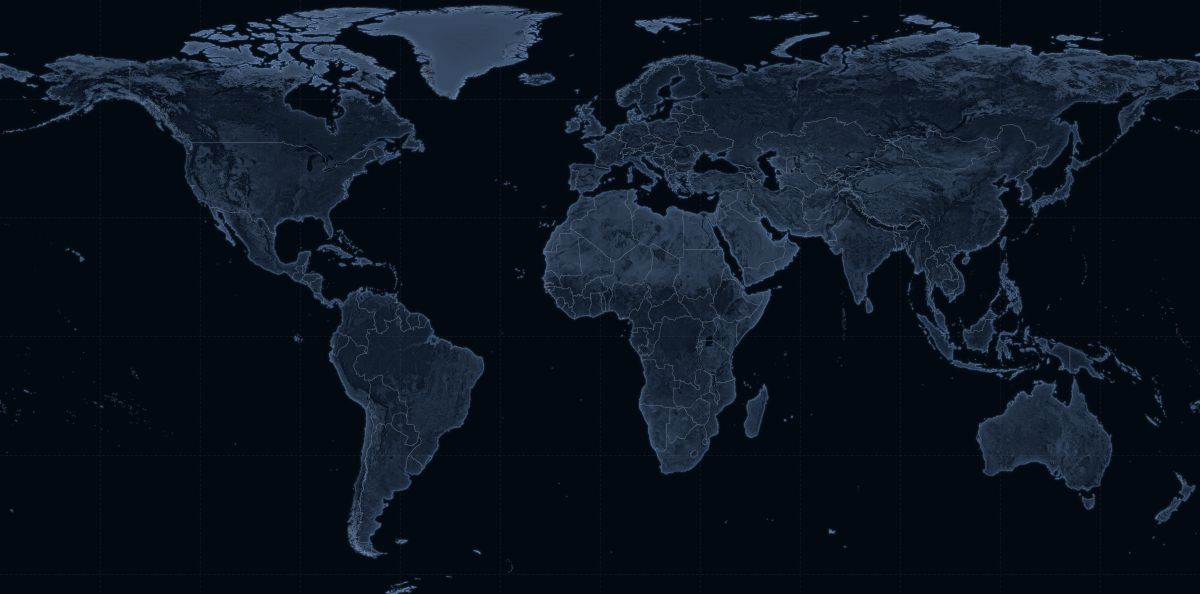
#> input picture assets/earth/day-v120.png, 2400 x 1188 px, given in place of blue-marble-september.jpg, which was not available (shown at 1/2 size)
$ python -i prepare-earth-assets-v120.py   (imports and definitions only)
#> lines starting #> are read from the running program, lines starting #| are printed output that depends on the picture; pictures that were not available may be replaced by others from this repository, and a replacement may not be noted
"""Geographic textures with layered coastal relief and detailed urban networks.

Uses NASA Blue Marble, the 13,500px Black Marble and Natural Earth 1:10m. No geographic
warping, painted cities or static day/night shadow is added to either texture.
"""
from pathlib import Path
import json
import numpy as np
from PIL import Image, ImageDraw, ImageFilter

W, H, SCALE = 2400, 1188, 3
PIXEL_SCALE = W / 1484
NORTH, SOUTH = 85, -65
OUT = Path('assets/earth')

def project(lon, lat):
    return ((lon + 180) / 360 * W, (NORTH - lat) / (NORTH - SOUTH) * H)

def sample(path):
    im = Image.open(path).convert('RGB')
    return np.asarray(im.crop((0, (90-NORTH)/180*im.height, im.width,
                              (90-SOUTH)/180*im.height)).resize((W,H), Image.Resampling.LANCZOS), dtype=float)

mask = Image.new('L', (W*SCALE,H*SCALE))
#> mask: PIL image 7200x3564 L; every value is 0
borders = Image.new('L', (W*SCALE,H*SCALE))
md, bd = ImageDraw.Draw(mask), ImageDraw.Draw(borders)
# [1 line that did not run here, left out]
# [8 lines not run here, left out]
land_image=mask.resize((W,H),Image.Resampling.LANCZOS)
#> land_image: PIL image 2400x1188 L; every value is 0
land=np.asarray(land_image,dtype=float)[...,None]/255
#> land: shape (1188, 2400, 1) float64; every value is 0
edges=np.asarray(borders.resize((W,H),Image.Resampling.LANCZOS),dtype=float)[...,None]/255
day=sample('work/map/blue-marble-september.jpg')
#> in sample, im is the input picture: PIL image 2400x1188 RGB; mean R, G, B 12.8, 21.5, 32.4
night=sample('work/map/black-marble-2016-3km.jpg')
#> call 2 of sample, with path = 'work/map/black-marble-2016-3km.jpg'
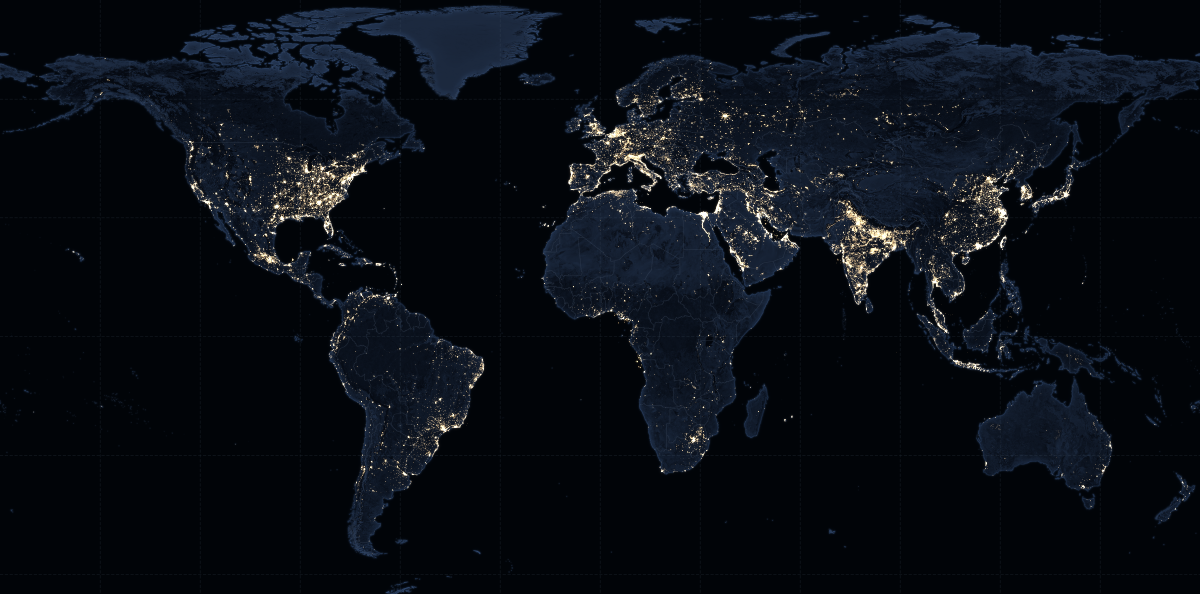
#> input picture assets/earth/night-v120.png, 2400 x 1188 px, given in place of black-marble-2016-3km.jpg, which was not available (shown at 1/2 size)
#> in sample, im is the input picture: PIL image 2400x1188 RGB; mean R, G, B 9.5, 14.1, 20.9
lum=(day[...,0]*.25+day[...,1]*.55+day[...,2]*.20)/255
relief=np.power(lum,.82)[...,None]
blur=np.asarray(Image.fromarray((lum*255).astype('uint8')).filter(ImageFilter.GaussianBlur(3*PIXEL_SCALE)),dtype=float)/255
detail=np.clip((lum-blur)*2.6,-.24,.24)[...,None]
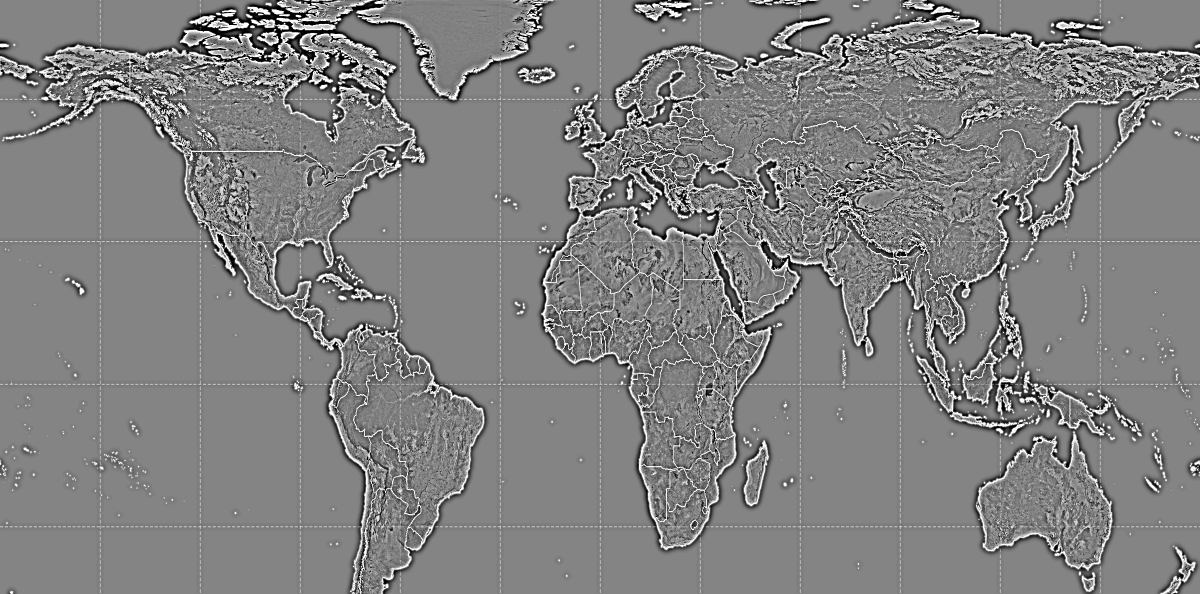
#> detail: shape (1188, 2400, 1) float64 (shown at 1/2 size); min -0.24, max 0.24, mean 0.00264; drawn with min black and max white
macro_blur=np.asarray(Image.fromarray((lum*255).astype('uint8')).filter(ImageFilter.GaussianBlur(16*PIXEL_SCALE)),dtype=float)/255
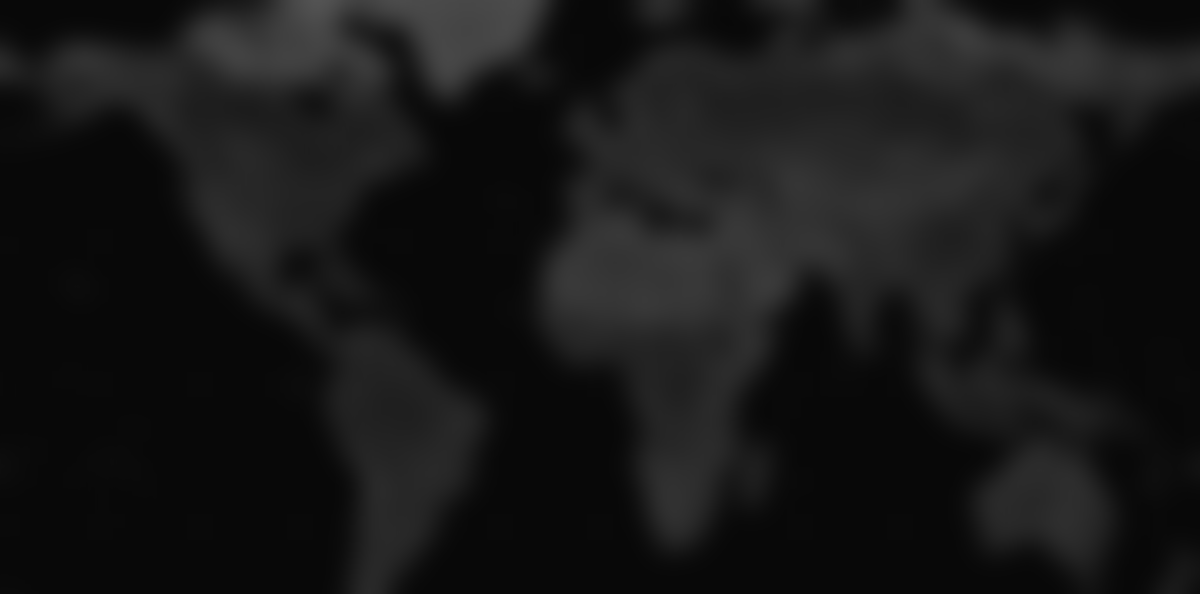
#> macro_blur: shape (1188, 2400) float64 (shown at 1/2 size); min 0.0314, max 0.325, mean 0.0896
macro_detail=np.clip((lum-macro_blur)*1.8,-.22,.22)[...,None]
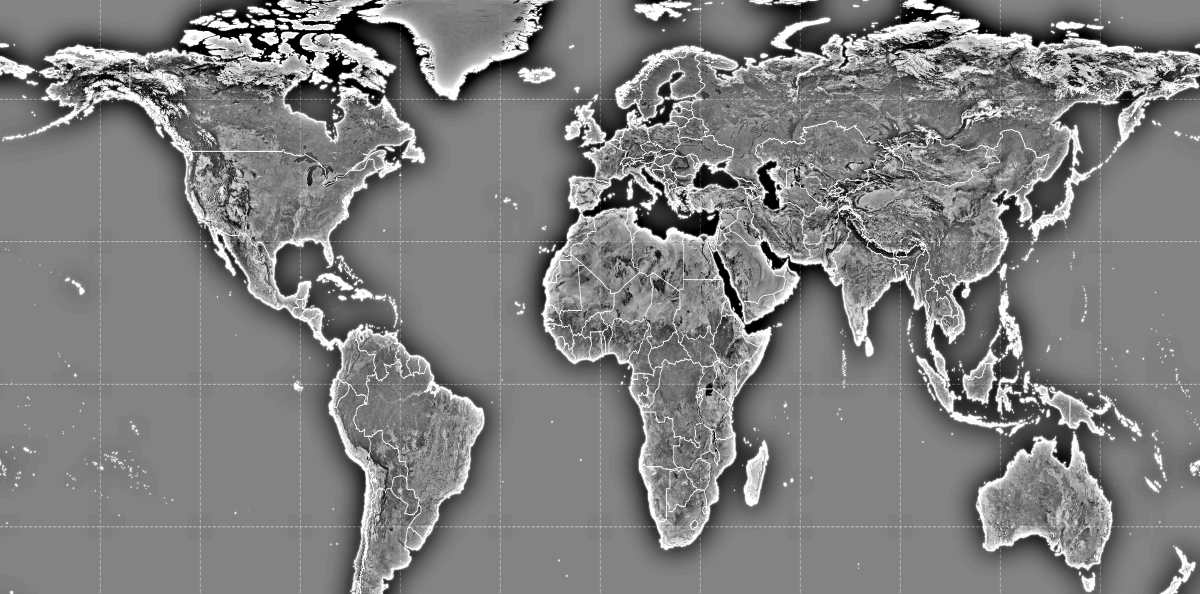
#> macro_detail: shape (1188, 2400, 1) float64 (shown at 1/2 size); min -0.22, max 0.22, mean 4.64e-05; drawn with min black and max white

# Cool slate at two spatial scales gives the land depth without painting terrain.
# Brighter coastal relief remains distinct from the fine administrative lines.
day_rgb=np.array([3,9,16])*(1-land)+(np.array([13,23,36])+relief*np.array([37,44,54])+detail*np.array([28,35,44])+macro_detail*np.array([23,29,36]))*land
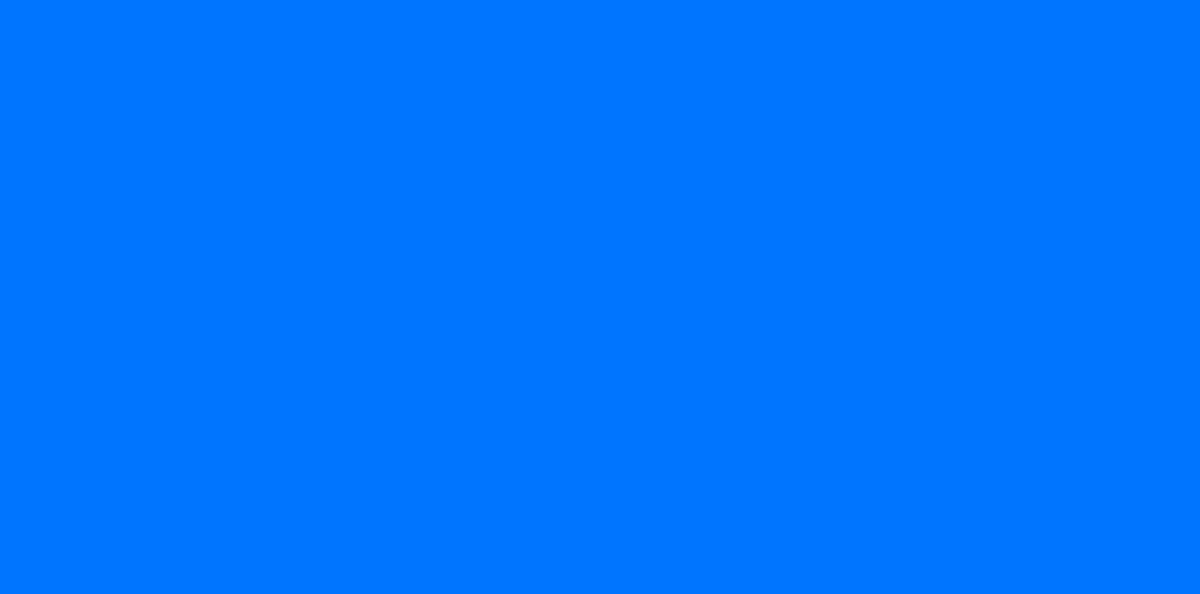
#> day_rgb: shape (1188, 2400, 3) float64 (shown at 1/2 size); mean R, G, B 3, 9, 16; drawn with min black and max white
night_rgb=np.array([1,4,8])*(1-land)+(np.array([7,13,23])+relief*np.array([19,25,35])+detail*np.array([12,19,28])+macro_detail*np.array([10,15,22]))*land

# Restrained, geographic coastline detail; no luminous contour around continents.
coast=np.clip(np.asarray(land_image.filter(ImageFilter.MaxFilter(3)),dtype=float)-np.asarray(land_image.filter(ImageFilter.MinFilter(3)),dtype=float),0,255)/255
# Country polygon outlines also include the coast. Remove that overlap before
# applying the independent shoreline treatment, avoiding a bright double edge.
admin_edges=edges*(1-coast[...,None])
day_rgb=day_rgb*(1-admin_edges*.53)+np.array([138,151,170])*admin_edges*.53
night_rgb=night_rgb*(1-admin_edges*.36)+np.array([74,89,111])*admin_edges*.36
coast_im=Image.fromarray((coast*255).astype('uint8'))
coast_fine=np.asarray(coast_im.filter(ImageFilter.GaussianBlur(.45*PIXEL_SCALE)),dtype=float)[...,None]/255
coast_glow=np.asarray(coast_im.filter(ImageFilter.GaussianBlur(2.5*PIXEL_SCALE)),dtype=float)[...,None]/255
# A shallow inward bevel follows the actual shoreline; it is not a continent halo.
shore_soft=np.asarray(land_image.filter(ImageFilter.GaussianBlur(4*PIXEL_SCALE)),dtype=float)[...,None]/255
inward=(1-shore_soft)*land
# [2 lines not run here, left out]

# More visible urban networks, while retaining the geographic Black Marble signal.
# Separate small and broad bloom keeps bright cores and gives cities a warm halo.
lights=np.clip((night[...,0]-.60*night[...,2]-.10*night[...,1]-1.8)/115,0,1)
lights=np.power(lights,.47)
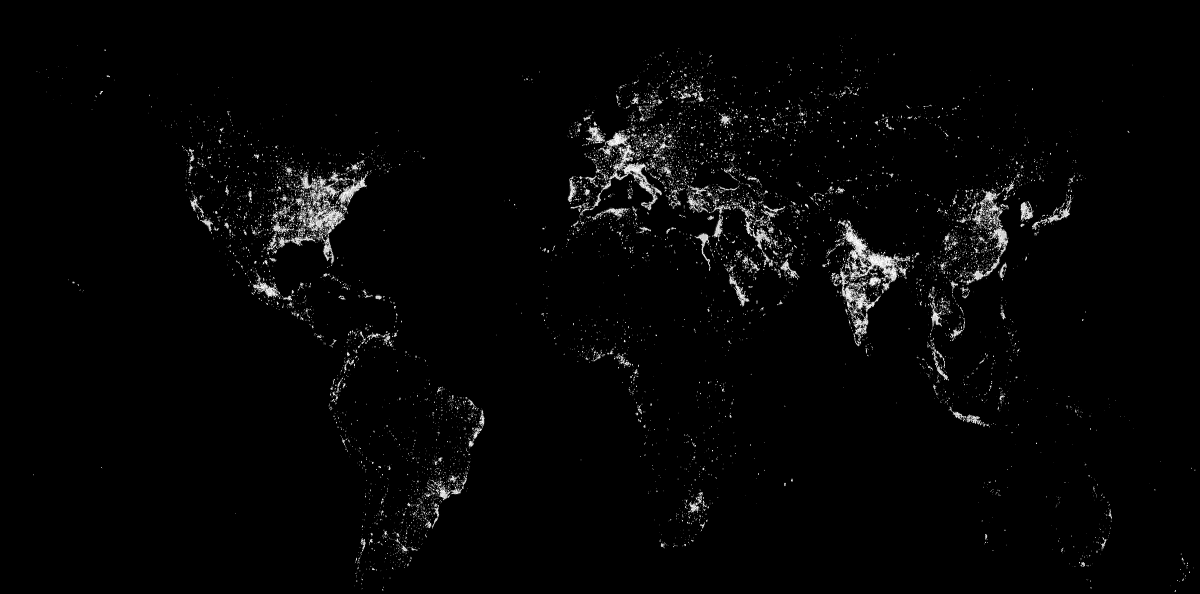
#> lights: shape (1188, 2400) float64 (shown at 1/2 size); min 0, max 1, mean 0.0206
light_im=Image.fromarray(np.clip(lights*255,0,255).astype('uint8'))
near=np.asarray(light_im.filter(ImageFilter.GaussianBlur(.45*PIXEL_SCALE)),dtype=float)/255
bloom=np.asarray(light_im.filter(ImageFilter.GaussianBlur(1.7*PIXEL_SCALE)),dtype=float)/255
# [1 line not run here, left out]

# Fine neutral-blue graticule, in the same projection as land, sun and marker.
grid=Image.new('L',(W*SCALE,H*SCALE));gd=ImageDraw.Draw(grid)
# [6 lines not run here, left out]
grid=np.asarray(grid.resize((W,H),Image.Resampling.LANCZOS),dtype=float)[...,None]/255
# [5 lines not run here, left out]

>>> result = sample('../assets/earth/day-v120.png')
